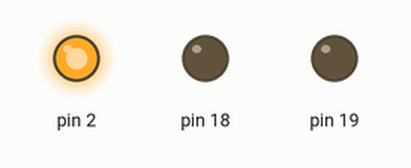
Bench run of a sketch on a simulated Arduino Uno, built with avr-gcc and run on an emulated ATmega328P. Parts: output pins drawn as LEDs (lit = HIGH).

Above: at 1.5 s.
At 4.5 s:
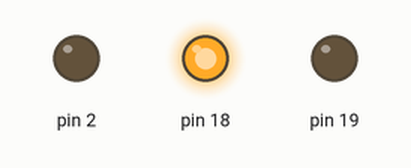
At 7.5 s:
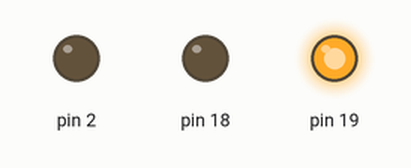
Timing chart, 0 to 11.7 s (numbered marks = the images above):
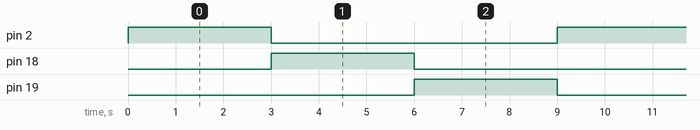

Measured:
- by itself, pin 2, pin 18, pin 19: alternates HIGH for 3.0 s and LOW for 6.0 s
- by itself, everything shown: repeats every 9.0 s, in 4 steps

The sketch:

Sequence_Light.ino
```cpp
void setup() {
  pinMode(2,OUTPUT);
  pinMode(18,OUTPUT);
  pinMode(19,OUTPUT);

}

void loop() {
   digitalWrite(2,HIGH);
   delay(3000);
   digitalWrite(2,LOW);

   digitalWrite(18,HIGH);
   delay(3000);
   digitalWrite(18,LOW);

   digitalWrite(19,HIGH);
   delay(3000);
   digitalWrite(19,LOW);

}
```
